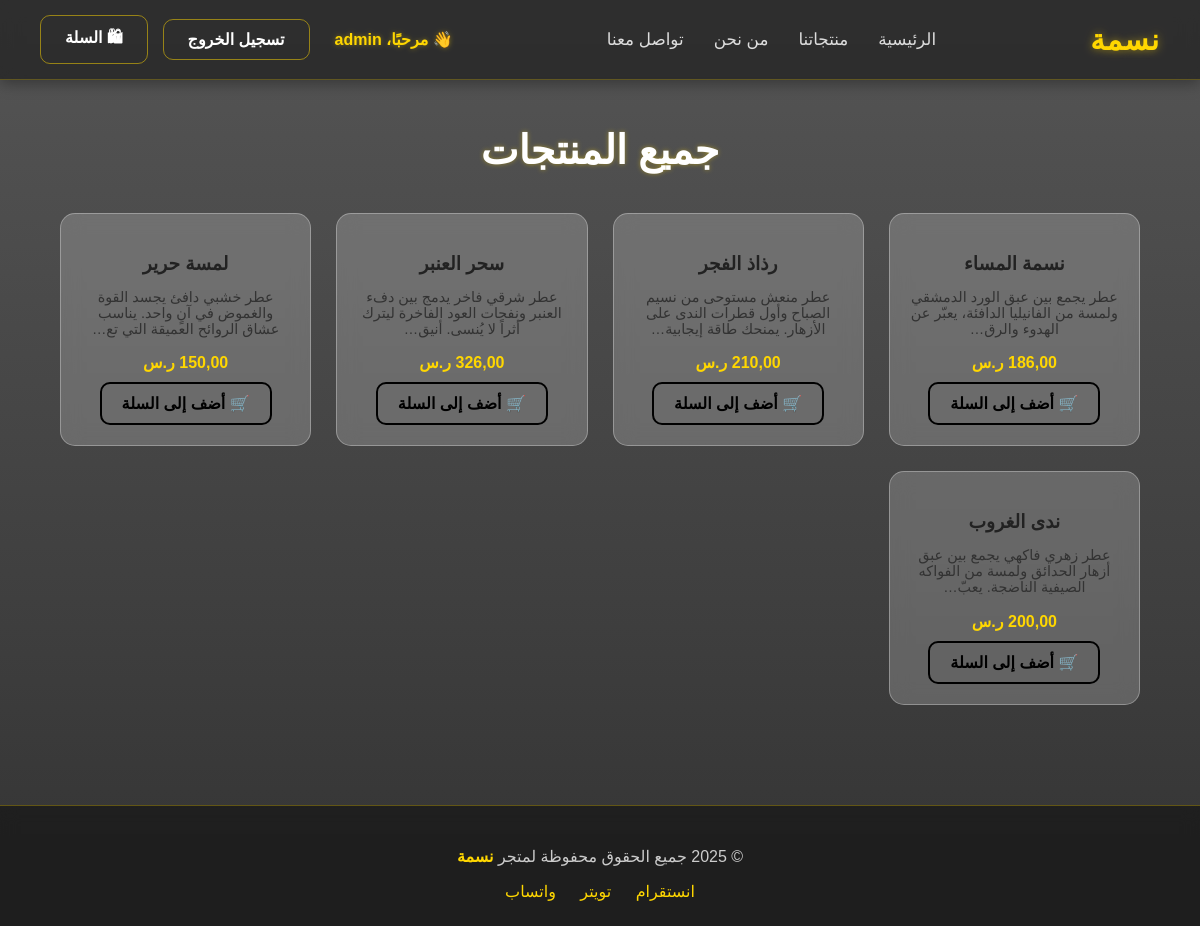
Screenshot of /products/ (signed in) with the database file from the repository.
### shop/models.py (models this page shows, shortened)
class Product(models.Model):
    name = models.CharField(
        max_length=100,
        verbose_name="اسم المنتج"
    )
    price = models.DecimalField(
        max_digits=8,
        decimal_places=2,
        verbose_name="السعر (ر.س)"
    )
    image = CloudinaryField(
        "صورة المنتج",
        folder="products",        # مجلد مخصص داخل Cloudinary
        blank=True,
        null=True
    )
    description = models.TextField(
        verbose_name="وصف المنتج",
        max_length=500,
        blank=True,
        null=True,
        help_text="أدخل وصفًا موجزًا يوضح مميزات العطر."
    )
    size_ml = models.PositiveIntegerField(
        verbose_name="الحجم (مل)",
        default=100,
        help_text="مثلاً: 50 أو 100"
    )
    created_at = models.DateTimeField(
        auto_now_add=True,
        verbose_name="تاريخ الإضافة"
    )
    class Meta:
        verbose_name = "منتج"
        verbose_name_plural = "المنتجات"
        ordering = ["-created_at"]  # الأحدث أولاً

### shop/views.py (the view)
# urls.py: path("products/", views.products_list, name="products"),
def products_list(request):
    products = Product.objects.all()
    return render(request, "shop_t/products.html", {"products": products})

### templates/shop_t/products.html (shortened to what this page needs)
{% load cloudinary %}
{% include 'header.html' %}
<main class="all-products">
  <h1>جميع المنتجات</h1>
  <div class="products-grid">
    {% for product in products %}
      <div class="product-card">
        <h3>{{ product.name }}</h3>
        <p>{{ product.description|truncatechars:80 }}</p>
        <div class="price">{{ product.price }} ر.س</div>
        <a href="{% url 'add_to_cart' product.id %}" class="add-btn">🛒 أضف إلى السلة</a>
      </div>
    {% empty %}
      <p>لا توجد منتجات حالياً.</p>
    {% endfor %}
  </div>
</main>
{% include 'footer.html' %}

### templates/header.html (shortened to what this page needs)
<!DOCTYPE html>
<html lang="ar" dir="rtl">
<head>
</head>
<body>
  <header>
    <div class="logo">
      <a href="{% url 'home' %}">نسمة</a>
    </div>
    <nav>
      <ul>
        <li><a href="{% url 'home' %}">الرئيسية</a></li>
        <li><a href="{% url 'products' %}">منتجاتنا</a></li>
        <li><a href="#">من نحن</a></li>
        <li><a href="#">تواصل معنا</a></li>
      </ul>
    </nav>
    <div class="buttons">
      {% if user.is_authenticated %}
        <span class="welcome">👋 مرحبًا، {{ user.first_name|default:user.username }}</span>
        <a href="{% url 'logout' %}" class="btn">تسجيل الخروج</a>
      {% else %}
        <a href="{% url 'register' %}" class="btn">إنشاء حساب</a>
        <a href="{% url 'login' %}" class="btn">تسجيل الدخول</a>
      {% endif %}
      <a href="{% url 'cart' %}" class="btn">
        🛍 السلة
      </a>
    </div>
  </header>
</body>
</html>

### templates/header.html (style rules this page uses)
body { margin: 0; font-family: 'Cairo', sans-serif; background-color: #111; color: #fff; overflow-x: hidden; }
header { position: fixed; top: 0; right: 0; width: 100%; height: 80px; display: flex; align-items: center; justify-content: space-between; padding: 0 40px; background: rgba(0, 0, 0, 0.45); backdrop-filter: blur(10px); border-bottom: 1px solid rgba(255, 215, 0, 0.25); box-shadow: 0 2px 15px rgba(0, 0, 0, 0.4); z-index: 1000; box-sizing: border-box; }
.logo a { font-size: 1.8em; font-weight: bold; color: gold; text-decoration: none; letter-spacing: 1px; text-shadow: 0 0 8px rgba(255, 215, 0, 0.5); transition: 0.3s; }
nav ul { display: flex; list-style: none; margin: 0; padding: 0; gap: 30px; }
nav a { color: #ddd; text-decoration: none; font-weight: 500; transition: 0.3s; font-size: 1.05em; }
.btn { background: transparent; color: #fff; padding: 10px 24px; border: none; border-radius: 10px; font-weight: bold; text-decoration: none; transition: all 0.3s ease-in-out; font-size: 1em; cursor: pointer; display: inline-block; white-space: nowrap; border: 1px solid rgba(255, 215, 0, 0.5); }
.buttons { display: flex; align-items: center; gap: 15px; flex-shrink: 0; }
.welcome { color: gold; font-weight: bold; font-size: 1em; white-space: nowrap; margin-left: 10px; text-shadow: 0 0 5px rgba(255, 215, 0, 0.4); }

### templates/shop_t/products.html (style rules this page uses)
body { margin: 0; font-family: 'Cairo', sans-serif; background: linear-gradient(to bottom, #555, #333); color: #111; }
main.all-products { padding: 100px 0; text-align: center; }
main.all-products h1 { color: #ffffff; font-size: 2.5em; margin-bottom: 40px; text-shadow: 0 0 5px rgba(255, 215, 0, 0.4); }
.products-grid { display: grid; grid-template-columns: repeat(auto-fit, minmax(250px, 1fr)); gap: 25px; width: 90%; margin: auto; max-width: 1200px; }
.product-card { background: rgba(255, 255, 255, 0.2); backdrop-filter: blur(10px); border: 1px solid rgba(255, 255, 255, 0.3); border-radius: 15px; text-align: center; padding: 20px; transition: 0.3s; }
.product-card h3 { color: #222; margin-bottom: 10px; }
.product-card p { color: #333; font-size: 0.9em; height: 50px; overflow: hidden; }
.product-card .price { color: gold; font-weight: bold; margin: 10px 0; }
.add-btn { display: inline-block; background: none; color: black; border: 2px solid black; padding: 10px 20px; border-radius: 10px; text-decoration: none; font-weight: bold; transition: 0.3s; }

### rows the page displays
Product: name "نسمة المساء", description "عطر يجمع بين عبق الورد الدمشقي ولمسة من الفانيليا الدافئة، يعبّر عن الهدوء والرق…"
Product: name "رذاذ الفجر", description "عطر منعش مستوحى من نسيم الصباح وأول قطرات الندى على الأزهار. يمنحك طاقة إيجابية…"
Product: name "سحر العنبر", description "عطر شرقي فاخر يدمج بين دفء العنبر ونفحات العود الفاخرة ليترك أثراً لا يُنسى. أنيق…"
Product: name "لمسة حرير", description "عطر خشبي دافئ يجسد القوة والغموض في آنٍ واحد. يناسب عشاق الروائح العميقة التي تع…", price "150,00"
Product: name "ندى الغروب", description "عطر زهري فاكهي يجمع بين عبق أزهار الحدائق ولمسة من الفواكه الصيفية الناضجة. يعبّ…"

### other values shown
{{ user.first_name|default:user.username }} "admin"
